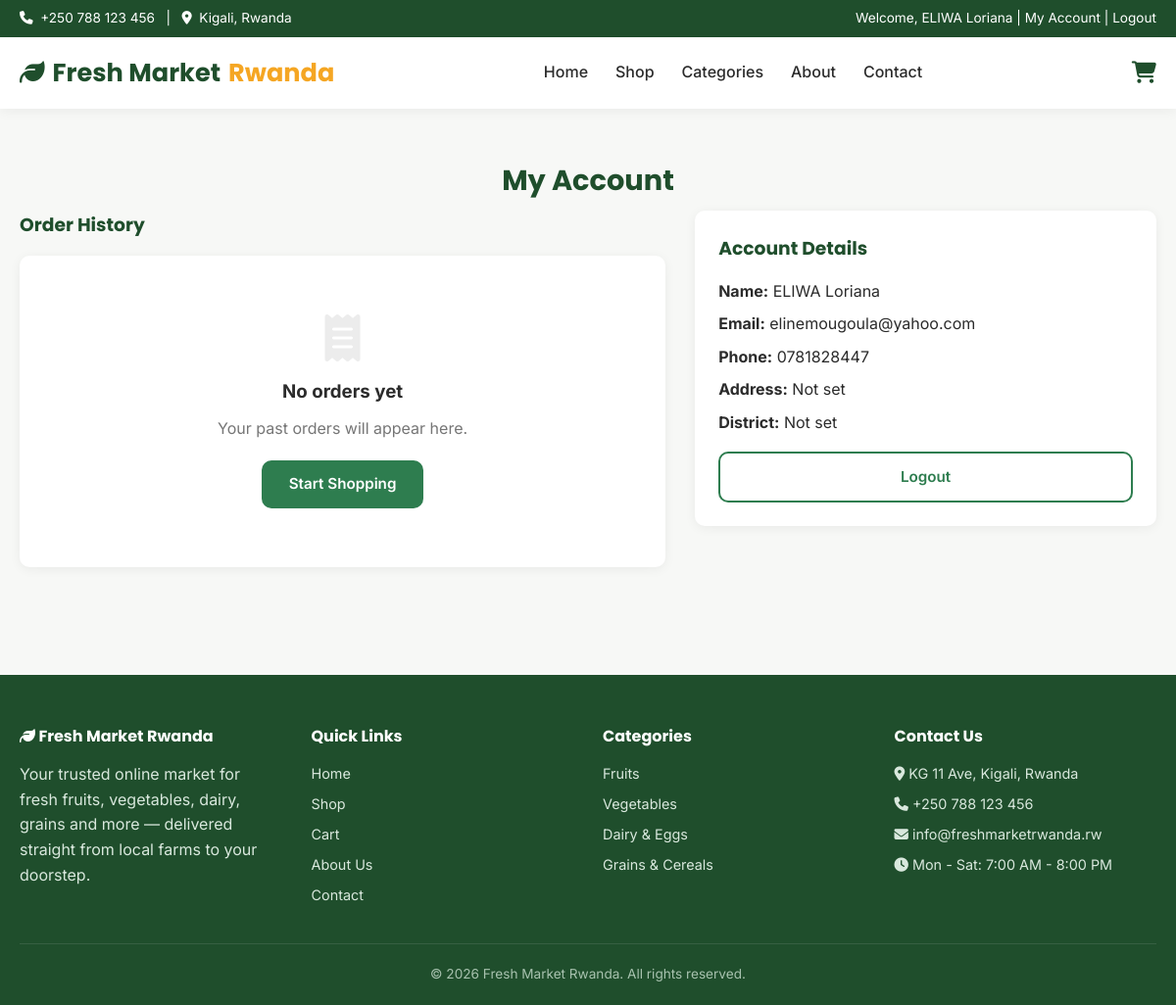
/account.php (signed in), run on the app's committed database.
### tables this page shows
CREATE TABLE `customers` (
  `customer_id` int(11) NOT NULL,
  `full_name` varchar(120) NOT NULL,
  `email` varchar(150) NOT NULL,
  `phone` varchar(20) NOT NULL,
  `password` varchar(255) NOT NULL,
  `address` varchar(255) DEFAULT NULL,
  `district` varchar(100) DEFAULT NULL,
  `created_at` timestamp NOT NULL DEFAULT current_timestamp()
);

### includes/functions.php (called while the page is built, shortened)
<?php
function e($value) {
    return htmlspecialchars($value ?? '', ENT_QUOTES, 'UTF-8');
}

### account.php (the view, shortened to what this page needs)
<?php
require_once __DIR__ . '/includes/functions.php';
$stmt = $pdo->prepare("SELECT * FROM customers WHERE customer_id = ?");
$stmt->execute([$_SESSION['customer_id']]);
$customer = $stmt->fetch();
$stmt = $pdo->prepare("SELECT * FROM orders WHERE customer_id = ? ORDER BY created_at DESC");
$stmt->execute([$_SESSION['customer_id']]);
$orders = $stmt->fetchAll();
require_once __DIR__ . '/includes/header.php';
?>
<section class="section">
    <div class="container">
        <h1 class="section-title">My Account</h1>
        <div class="checkout-grid">
            <div>
                <h3 style="font-family:var(--font-heading);color:var(--green-dark);margin-bottom:16px;">Order History</h3>
                <?php if (empty($orders)): ?>
                    <div class="empty-cart">
                        <i class="fa-solid fa-receipt"></i>
                        <h3>No orders yet</h3>
                        <p style="margin:10px 0 20px;color:var(--gray-500);">Your past orders will appear here.</p>
                        <a href="products.php" class="btn btn-primary">Start Shopping</a>
                    </div>
                <?php endif; ?>
            </div>
            <div class="order-summary-box">
                <h3>Account Details</h3>
                <p style="margin-bottom:8px;"><strong>Name:</strong> <?= e($customer['full_name']) ?></p>
                <p style="margin-bottom:8px;"><strong>Email:</strong> <?= e($customer['email']) ?></p>
                <p style="margin-bottom:8px;"><strong>Phone:</strong> <?= e($customer['phone']) ?></p>
                <p style="margin-bottom:8px;"><strong>Address:</strong> <?= e($customer['address'] ?: 'Not set') ?></p>
                <p style="margin-bottom:16px;"><strong>District:</strong> <?= e($customer['district'] ?: 'Not set') ?></p>
                <a href="logout.php" class="btn btn-outline btn-block">Logout</a>
            </div>
        </div>
    </div>
</section>
<?php require_once __DIR__ . '/includes/footer.php'; ?>

### assets/css/style.css (style rules this page uses)
:root { --green-dark: #1f4e2c; --green: #2e7d4f; --green-light: #e8f5e9; --accent: #f5a623; --accent-dark: #d6890a; --gray-100: #f7f8f6; --gray-200: #ececec; --gray-500: #767676; --gray-800: #2b2b2b; --white: #ffffff; --radius: 10px; --shadow: 0 2px 12px rgba(0,0,0,0.06); --shadow-md: 0 6px 24px rgba(0,0,0,0.10); --font-heading: 'Poppins', 'Segoe UI', sans-serif; --font-body: 'Inter', 'Segoe UI', sans-serif; }
* { margin: 0; padding: 0; box-sizing: border-box; }
body { font-family: var(--font-body); color: var(--gray-800); background: var(--gray-100); line-height: 1.6; }
a { text-decoration: none; color: inherit; }
.container { max-width: 1200px; margin: 0 auto; padding: 0 20px; }
.btn { display: inline-block; padding: 12px 28px; border-radius: var(--radius); font-weight: 600; font-size: 0.95rem; cursor: pointer; border: none; transition: all 0.2s ease; text-align: center; }
.btn-primary { background: var(--green); color: var(--white); }
.btn-outline { background: transparent; border: 2px solid var(--green); color: var(--green); }
.btn-block { width: 100%; }
.section { padding: 50px 0; }
.section-title { font-family: var(--font-heading); font-size: 1.8rem; color: var(--green-dark); margin-bottom: 8px; text-align: center; }
.empty-cart { text-align: center; padding: 60px 20px; background: var(--white); border-radius: var(--radius); box-shadow: var(--shadow); }
.empty-cart i { font-size: 3rem; color: var(--gray-200); margin-bottom: 16px; }
.checkout-grid { display: grid; grid-template-columns: 1.4fr 1fr; gap: 30px; }
.order-summary-box { background: var(--white); border-radius: var(--radius); box-shadow: var(--shadow); padding: 24px; align-self: start; }
.order-summary-box h3 { font-family: var(--font-heading); color: var(--green-dark); margin-bottom: 16px; }

### data on the page
customers: full_name "ELIWA Loriana", email "elinemougoula@yahoo.com", phone "0781828447", address "Not set", district "Not set"

### other printed values
$_SESSION['customer_name'] "ELIWA Loriana"
